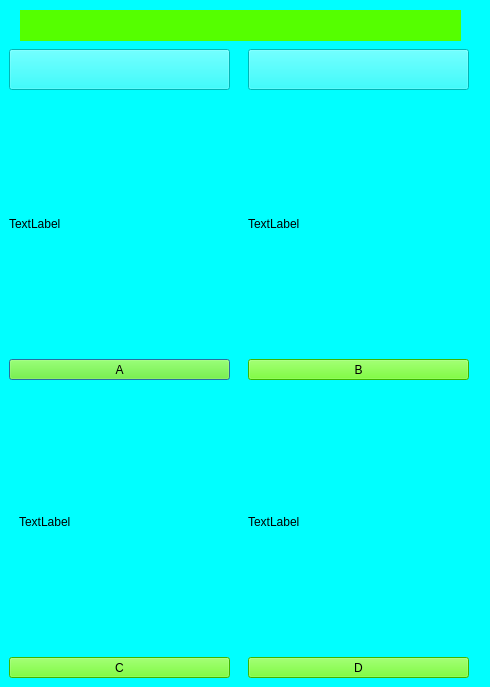
<?xml version="1.0" encoding="UTF-8"?>
<ui version="4.0">
 <class>QuestionDialog</class>
 <widget class="QDialog" name="QuestionDialog">
  <property name="geometry">
   <rect>
    <x>0</x>
    <y>0</y>
    <width>490</width>
    <height>687</height>
   </rect>
  </property>
  <property name="windowTitle">
   <string>Dialog</string>
  </property>
  <property name="styleSheet">
   <string notr="true">background-color: rgb(0, 255, 255);</string>
  </property>
  <widget class="QLabel" name="label_3">
   <property name="geometry">
    <rect>
     <x>19</x>
     <y>396</y>
     <width>221</width>
     <height>251</height>
    </rect>
   </property>
   <property name="text">
    <string>TextLabel</string>
   </property>
  </widget>
  <widget class="QLabel" name="label_4">
   <property name="geometry">
    <rect>
     <x>248</x>
     <y>396</y>
     <width>221</width>
     <height>251</height>
    </rect>
   </property>
   <property name="text">
    <string>TextLabel</string>
   </property>
  </widget>
  <widget class="QPushButton" name="pushButton">
   <property name="geometry">
    <rect>
     <x>9</x>
     <y>359</y>
     <width>221</width>
     <height>21</height>
    </rect>
   </property>
   <property name="styleSheet">
    <string notr="true">color: rgb(0, 0, 0);
background-color: rgb(85, 255, 0);</string>
   </property>
   <property name="text">
    <string>A</string>
   </property>
  </widget>
  <widget class="QPushButton" name="pushButton_2">
   <property name="geometry">
    <rect>
     <x>248</x>
     <y>359</y>
     <width>221</width>
     <height>21</height>
    </rect>
   </property>
   <property name="styleSheet">
    <string notr="true">color: rgb(0, 0, 0);
background-color: rgb(85, 255, 0);</string>
   </property>
   <property name="text">
    <string>B</string>
   </property>
  </widget>
  <widget class="QPushButton" name="pushButton_4">
   <property name="geometry">
    <rect>
     <x>248</x>
     <y>657</y>
     <width>221</width>
     <height>21</height>
    </rect>
   </property>
   <property name="styleSheet">
    <string notr="true">color: rgb(0, 0, 0);
background-color: rgb(85, 255, 0);</string>
   </property>
   <property name="text">
    <string>D</string>
   </property>
  </widget>
  <widget class="QLabel" name="label_2">
   <property name="geometry">
    <rect>
     <x>248</x>
     <y>98</y>
     <width>221</width>
     <height>251</height>
    </rect>
   </property>
   <property name="text">
    <string>TextLabel</string>
   </property>
  </widget>
  <widget class="QLabel" name="label_1">
   <property name="geometry">
    <rect>
     <x>9</x>
     <y>98</y>
     <width>221</width>
     <height>251</height>
    </rect>
   </property>
   <property name="text">
    <string>TextLabel</string>
   </property>
  </widget>
  <widget class="QPushButton" name="pushButton_3">
   <property name="geometry">
    <rect>
     <x>9</x>
     <y>657</y>
     <width>221</width>
     <height>21</height>
    </rect>
   </property>
   <property name="styleSheet">
    <string notr="true">color: rgb(0, 0, 0);
background-color: rgb(85, 255, 0);</string>
   </property>
   <property name="text">
    <string>C</string>
   </property>
  </widget>
  <widget class="QPushButton" name="pushButton_5">
   <property name="geometry">
    <rect>
     <x>248</x>
     <y>49</y>
     <width>221</width>
     <height>41</height>
    </rect>
   </property>
   <property name="styleSheet">
    <string notr="true">border-image: url(:/Assets/Buttons/gaa-videre_active.png);</string>
   </property>
   <property name="text">
    <string/>
   </property>
  </widget>
  <widget class="QPushButton" name="pushButton_6">
   <property name="geometry">
    <rect>
     <x>9</x>
     <y>49</y>
     <width>221</width>
     <height>41</height>
    </rect>
   </property>
   <property name="styleSheet">
    <string notr="true">border-image: url(:/Assets/Buttons/gaa-tilbake_active.png);</string>
   </property>
   <property name="text">
    <string/>
   </property>
  </widget>
  <widget class="QLabel" name="questionLabel">
   <property name="geometry">
    <rect>
     <x>20</x>
     <y>10</y>
     <width>441</width>
     <height>31</height>
    </rect>
   </property>
   <property name="font">
    <font>
     <pointsize>12</pointsize>
    </font>
   </property>
   <property name="styleSheet">
    <string notr="true">background-color: rgb(85, 255, 0);
color: rgb(0, 0, 0);
border:none;
</string>
   </property>
   <property name="text">
    <string/>
   </property>
  </widget>
 </widget>
 <resources/>
 <connections/>
</ui>
